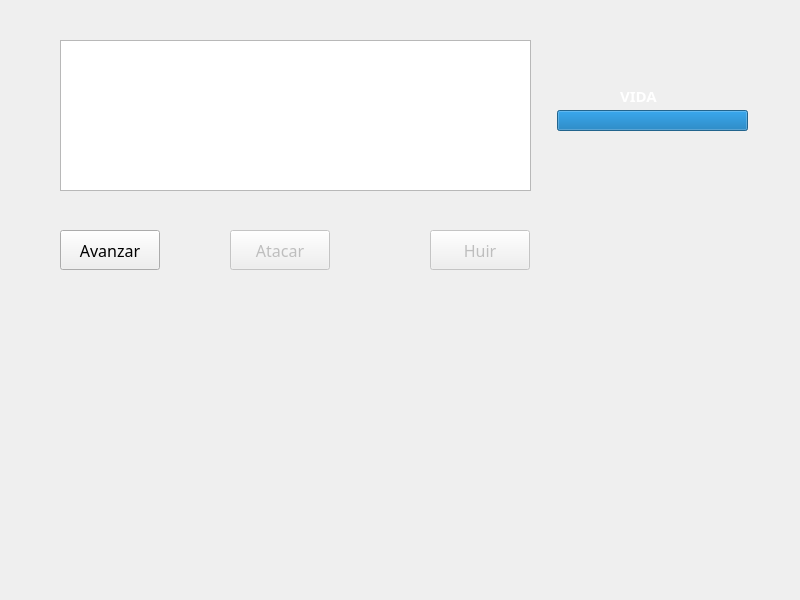
<?xml version="1.0" encoding="UTF-8"?>
<ui version="4.0">
 <class>MainWindow</class>
 <widget class="QMainWindow" name="MainWindow">
  <property name="geometry">
   <rect>
    <x>0</x>
    <y>0</y>
    <width>800</width>
    <height>600</height>
   </rect>
  </property>
  <property name="font">
   <font>
    <family>Baskerville Old Face</family>
    <pointsize>11</pointsize>
   </font>
  </property>
  <property name="windowTitle">
   <string>Adventure</string>
  </property>
  <property name="windowIcon">
   <iconset resource="fondo.qrc">
    <normaloff>:/new/prefix1/sword_cross_icon_135139.ico</normaloff>:/new/prefix1/sword_cross_icon_135139.ico</iconset>
  </property>
  <widget class="QWidget" name="centralwidget">
   <widget class="QPushButton" name="Avanzar">
    <property name="geometry">
     <rect>
      <x>60</x>
      <y>230</y>
      <width>100</width>
      <height>40</height>
     </rect>
    </property>
    <property name="font">
     <font>
      <family>Baskerville Old Face</family>
      <pointsize>12</pointsize>
     </font>
    </property>
    <property name="text">
     <string>Avanzar</string>
    </property>
   </widget>
   <widget class="QPushButton" name="Atacar">
    <property name="enabled">
     <bool>false</bool>
    </property>
    <property name="geometry">
     <rect>
      <x>230</x>
      <y>230</y>
      <width>100</width>
      <height>40</height>
     </rect>
    </property>
    <property name="font">
     <font>
      <family>Baskerville Old Face</family>
      <pointsize>12</pointsize>
     </font>
    </property>
    <property name="text">
     <string>Atacar</string>
    </property>
   </widget>
   <widget class="QPushButton" name="Huir">
    <property name="enabled">
     <bool>false</bool>
    </property>
    <property name="geometry">
     <rect>
      <x>430</x>
      <y>230</y>
      <width>100</width>
      <height>40</height>
     </rect>
    </property>
    <property name="font">
     <font>
      <family>Baskerville Old Face</family>
      <pointsize>12</pointsize>
     </font>
    </property>
    <property name="text">
     <string>Huir</string>
    </property>
   </widget>
   <widget class="QLabel" name="Imagen">
    <property name="geometry">
     <rect>
      <x>60</x>
      <y>320</y>
      <width>331</width>
      <height>261</height>
     </rect>
    </property>
    <property name="text">
     <string/>
    </property>
   </widget>
   <widget class="QLabel" name="Personaje">
    <property name="geometry">
     <rect>
      <x>456</x>
      <y>310</y>
      <width>301</width>
      <height>231</height>
     </rect>
    </property>
    <property name="text">
     <string/>
    </property>
   </widget>
   <widget class="QTextEdit" name="textEdit">
    <property name="geometry">
     <rect>
      <x>60</x>
      <y>40</y>
      <width>471</width>
      <height>151</height>
     </rect>
    </property>
    <property name="font">
     <font>
      <family>Baskerville Old Face</family>
      <pointsize>12</pointsize>
     </font>
    </property>
   </widget>
   <widget class="QLabel" name="label">
    <property name="geometry">
     <rect>
      <x>620</x>
      <y>70</y>
      <width>61</width>
      <height>51</height>
     </rect>
    </property>
    <property name="palette">
     <palette>
      <active>
       <colorrole role="WindowText">
        <brush brushstyle="SolidPattern">
         <color alpha="255">
          <red>255</red>
          <green>255</green>
          <blue>255</blue>
         </color>
        </brush>
       </colorrole>
       <colorrole role="Text">
        <brush brushstyle="SolidPattern">
         <color alpha="255">
          <red>255</red>
          <green>255</green>
          <blue>255</blue>
         </color>
        </brush>
       </colorrole>
       <colorrole role="PlaceholderText">
        <brush brushstyle="SolidPattern">
         <color alpha="128">
          <red>255</red>
          <green>255</green>
          <blue>255</blue>
         </color>
        </brush>
       </colorrole>
      </active>
      <inactive>
       <colorrole role="WindowText">
        <brush brushstyle="SolidPattern">
         <color alpha="255">
          <red>255</red>
          <green>255</green>
          <blue>255</blue>
         </color>
        </brush>
       </colorrole>
       <colorrole role="Text">
        <brush brushstyle="SolidPattern">
         <color alpha="255">
          <red>255</red>
          <green>255</green>
          <blue>255</blue>
         </color>
        </brush>
       </colorrole>
       <colorrole role="PlaceholderText">
        <brush brushstyle="SolidPattern">
         <color alpha="128">
          <red>255</red>
          <green>255</green>
          <blue>255</blue>
         </color>
        </brush>
       </colorrole>
      </inactive>
      <disabled>
       <colorrole role="WindowText">
        <brush brushstyle="SolidPattern">
         <color alpha="255">
          <red>120</red>
          <green>120</green>
          <blue>120</blue>
         </color>
        </brush>
       </colorrole>
       <colorrole role="Text">
        <brush brushstyle="SolidPattern">
         <color alpha="255">
          <red>120</red>
          <green>120</green>
          <blue>120</blue>
         </color>
        </brush>
       </colorrole>
       <colorrole role="PlaceholderText">
        <brush brushstyle="SolidPattern">
         <color alpha="128">
          <red>0</red>
          <green>0</green>
          <blue>0</blue>
         </color>
        </brush>
       </colorrole>
      </disabled>
     </palette>
    </property>
    <property name="font">
     <font>
      <family>Baskerville Old Face</family>
      <pointsize>11</pointsize>
      <weight>75</weight>
      <bold>true</bold>
      <stylestrategy>PreferAntialias</stylestrategy>
     </font>
    </property>
    <property name="text">
     <string>VIDA</string>
    </property>
   </widget>
   <widget class="QProgressBar" name="progressBar">
    <property name="geometry">
     <rect>
      <x>557</x>
      <y>110</y>
      <width>191</width>
      <height>21</height>
     </rect>
    </property>
    <property name="value">
     <number>100</number>
    </property>
    <property name="textVisible">
     <bool>false</bool>
    </property>
    <property name="format">
     <string>%p%</string>
    </property>
   </widget>
  </widget>
  <widget class="QMenuBar" name="menubar">
   <property name="geometry">
    <rect>
     <x>0</x>
     <y>0</y>
     <width>800</width>
     <height>23</height>
    </rect>
   </property>
  </widget>
 </widget>
 <resources>
  <include location="fondo.qrc"/>
 </resources>
 <connections/>
</ui>
